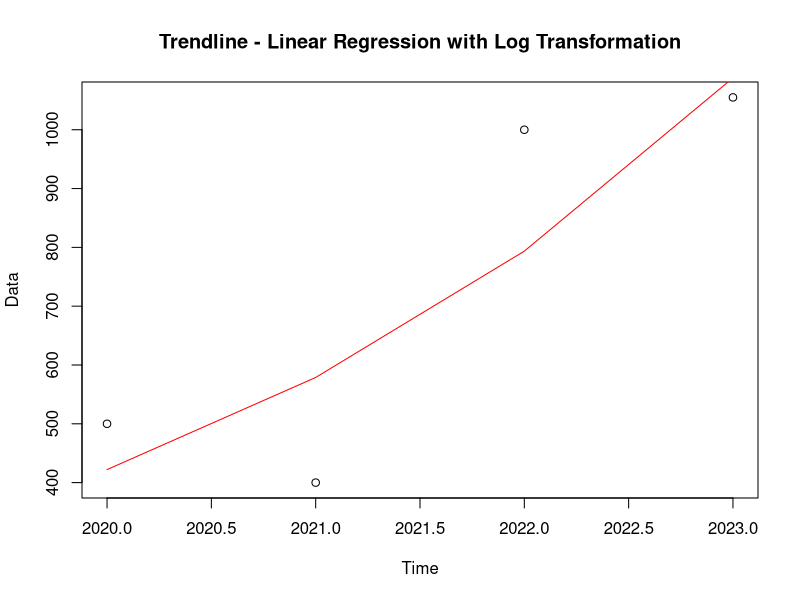

Reproduce this figure in R.
x <- 2020:2023
y <- c(500, 400, 1000, 1055)

# Transform the data using logarithm
y_log <- log(y)

# Linear regression model
model <- lm(y_log ~ x)

# Predict the values and back-transform
trendline <- exp(predict(model))

# Plot the data points and trendline
plot(x, y, type = "p", main = "Trendline - Linear Regression with Log Transformation", xlab = "Time", ylab = "Data")
lines(x, trendline, col = "red")
